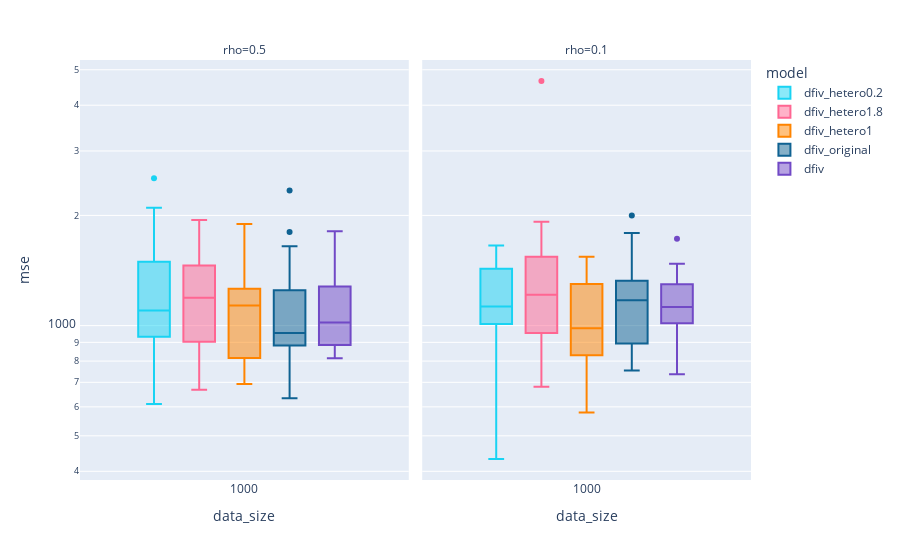

The notebook cell saved with this chart:
### Code cell
fig = px.box(df, x='data_size', y='mse', color='model', log_y=True,
                facet_col='rho', facet_col_wrap=3,
                color_discrete_map = color_discrete_map)
fig.show()

### Figure 1 — Plotly figure (JSON) as saved in the notebook; plotly's stock layout.template omitted (floating-point values rounded to 4 significant figures)
{"data": [{"alignmentgroup": "True", "hovertemplate": "model=dfiv_hetero0.2<br>rho=0.5<br>data_size=%{x}<br>mse=%{y}<extra></extra>", "legendgroup": "dfiv_hetero0.2", "marker": {"color": "#19d3f3"}, "name": "dfiv_hetero0.2", "notched": false, "offsetgroup": "dfiv_hetero0.2", "orientation": "v", "showlegend": true, "type": "box", "x": [1000, 1000, 1000, 1000, 1000, 1000, 1000, 1000, 1000, 1000, 1000, 1000, 1000, 1000, 1000, 1000, 1000, 1000, 1000, 1000], "x0": " ", "xaxis": "x", "y": [927.4, 815.5, 1076.0, 1122.0, 2528.0, 1488.0, 1010.0, 1156.0, 1501.0, 936.0, 1232.0, 1244.0, 2099.0, 611.1, 1043.0, 1788.0, 860.4, 1074.0, 677.1, 1562.0], "y0": " ", "yaxis": "y"}, {"alignmentgroup": "True", "hovertemplate": "model=dfiv_hetero0.2<br>rho=0.1<br>data_size=%{x}<br>mse=%{y}<extra></extra>", "legendgroup": "dfiv_hetero0.2", "marker": {"color": "#19d3f3"}, "name": "dfiv_hetero0.2", "notched": false, "offsetgroup": "dfiv_hetero0.2", "orientation": "v", "showlegend": false, "type": "box", "x": [1000, 1000, 1000, 1000, 1000, 1000, 1000, 1000, 1000, 1000, 1000, 1000, 1000, 1000, 1000, 1000, 1000, 1000, 1000, 1000], "x0": " ", "xaxis": "x2", "y": [1261.0, 1155.0, 1401.0, 1015.0, 1131.0, 1032.0, 1111.0, 983.5, 1460.0, 803.2, 1557.0, 1655.0, 1126.0, 893.0, 432.2, 1458.0, 1133.0, 1091.0, 1549.0, 1005.0], "y0": " ", "yaxis": "y2"}, {"alignmentgroup": "True", "hovertemplate": "model=dfiv_hetero1.8<br>rho=0.5<br>data_size=%{x}<br>mse=%{y}<extra></extra>", "legendgroup": "dfiv_hetero1.8", "marker": {"color": "#FF6692"}, "name": "dfiv_hetero1.8", "notched": false, "offsetgroup": "dfiv_hetero1.8", "orientation": "v", "showlegend": true, "type": "box", "x": [1000, 1000, 1000, 1000, 1000, 1000, 1000, 1000, 1000, 1000, 1000, 1000, 1000, 1000, 1000, 1000, 1000, 1000, 1000, 1000], "x0": " ", "xaxis": "x", "y": [830.5, 1199.0, 984.4, 1186.0, 1216.0, 668.8, 1303.0, 1066.0, 1942.0, 1634.0, 870.5, 1206.0, 1614.0, 667.6, 1053.0, 1625.0, 1644.0, 935.5, 701.6, 1210.0], "y0": " ", "yaxis": "y"}, {"alignmentgroup": "True", "hovertemplate": "model=dfiv_hetero1.8<br>rho=0.1<br>data_size=%{x}<br>mse=%{y}<extra></extra>", "legendgroup": "dfiv_hetero1.8", "marker": {"color": "#FF6692"}, "name": "dfiv_hetero1.8", "notched": false, "offsetgroup": "dfiv_hetero1.8", "orientation": "v", "showlegend": false, "type": "box", "x": [1000, 1000, 1000, 1000, 1000, 1000, 1000, 1000, 1000, 1000, 1000, 1000, 1000, 1000, 1000, 1000, 1000, 1000, 1000, 1000], "x0": " ", "xaxis": "x2", "y": [1511.0, 878.6, 1573.0, 1211.0, 1020.0, 984.6, 1357.0, 1062.0, 1217.0, 4658.0, 1294.0, 1742.0, 1704.0, 680.9, 827.7, 1921.0, 925.0, 1341.0, 1034.0, 925.8], "y0": " ", "yaxis": "y2"}, {"alignmentgroup": "True", "hovertemplate": "model=dfiv_hetero1<br>rho=0.5<br>data_size=%{x}<br>mse=%{y}<extra></extra>", "legendgroup": "dfiv_hetero1", "marker": {"color": "#FF8400"}, "name": "dfiv_hetero1", "notched": false, "offsetgroup": "dfiv_hetero1", "orientation": "v", "showlegend": true, "type": "box", "x": [1000, 1000, 1000, 1000, 1000, 1000, 1000, 1000, 1000, 1000, 1000, 1000, 1000, 1000, 1000, 1000, 1000, 1000, 1000, 1000], "x0": " ", "xaxis": "x", "y": [758.7, 790.1, 765.4, 1252.0, 1144.0, 1268.0, 900.7, 1661.0, 1896.0, 1207.0, 841.6, 693.1, 1187.0, 895.3, 772.9, 1762.0, 1180.0, 1298.0, 1124.0, 931.1], "y0": " ", "yaxis": "y"}, {"alignmentgroup": "True", "hovertemplate": "model=dfiv_hetero1<br>rho=0.1<br>data_size=%{x}<br>mse=%{y}<extra></extra>", "legendgroup": "dfiv_hetero1", "marker": {"color": "#FF8400"}, "name": "dfiv_hetero1", "notched": false, "offsetgroup": "dfiv_hetero1", "orientation": "v", "showlegend": false, "type": "box", "x": [1000, 1000, 1000, 1000, 1000, 1000, 1000, 1000, 1000, 1000, 1000, 1000, 1000, 1000, 1000, 1000, 1000, 1000, 1000, 1000], "x0": " ", "xaxis": "x2", "y": [1168.0, 648.4, 1511.0, 833.3, 1055.0, 849.5, 972.1, 1252.0, 1480.0, 996.2, 1344.0, 1372.0, 1543.0, 578.9, 1048.0, 954.0, 826.4, 891.7, 744.5, 786.9], "y0": " ", "yaxis": "y2"}, {"alignmentgroup": "True", "hovertemplate": "model=dfiv_original<br>rho=0.5<br>data_size=%{x}<br>mse=%{y}<extra></extra>", "legendgroup": "dfiv_original", "marker": {"color": "#0F6292"}, "name": "dfiv_original", "notched": false, "offsetgroup": "dfiv_original", "orientation": "v", "showlegend": true, "type": "box", "x": [1000, 1000, 1000, 1000, 1000, 1000, 1000, 1000, 1000, 1000, 1000, 1000, 1000, 1000, 1000, 1000, 1000, 1000, 1000, 1000], "x0": " ", "xaxis": "x", "y": [952.6, 907.9, 1803.0, 908.4, 878.3, 1182.0, 633.4, 886.7, 779.6, 762.1, 1200.0, 1647.0, 2339.0, 1444.0, 726.6, 957.5, 911.1, 1296.0, 1021.0, 979.0], "y0": " ", "yaxis": "y"}, {"alignmentgroup": "True", "hovertemplate": "model=dfiv_original<br>rho=0.1<br>data_size=%{x}<br>mse=%{y}<extra></extra>", "legendgroup": "dfiv_original", "marker": {"color": "#0F6292"}, "name": "dfiv_original", "notched": false, "offsetgroup": "dfiv_original", "orientation": "v", "showlegend": false, "type": "box", "x": [1000, 1000, 1000, 1000, 1000, 1000, 1000, 1000, 1000, 1000, 1000, 1000, 1000, 1000, 1000, 1000, 1000, 1000, 1000, 1000], "x0": " ", "xaxis": "x2", "y": [832.2, 1196.0, 1651.0, 1258.0, 893.8, 1031.0, 1259.0, 879.6, 1998.0, 1196.0, 1343.0, 1070.0, 1791.0, 754.5, 881.8, 1309.0, 1375.0, 1150.0, 966.9, 892.7], "y0": " ", "yaxis": "y2"}, {"alignmentgroup": "True", "hovertemplate": "model=dfiv<br>rho=0.5<br>data_size=%{x}<br>mse=%{y}<extra></extra>", "legendgroup": "dfiv", "marker": {"color": "#7149C6"}, "name": "dfiv", "notched": false, "offsetgroup": "dfiv", "orientation": "v", "showlegend": true, "type": "box", "x": [1000, 1000, 1000, 1000, 1000, 1000, 1000, 1000, 1000, 1000, 1000, 1000, 1000, 1000, 1000, 1000, 1000, 1000, 1000, 1000], "x0": " ", "xaxis": "x", "y": [1198.0, 1035.0, 859.4, 1270.0, 1265.0, 1020.0, 846.9, 1406.0, 1811.0, 1544.0, 1020.0, 881.9, 1394.0, 887.3, 951.9, 971.0, 813.8, 925.9, 865.6, 1287.0], "y0": " ", "yaxis": "y"}, {"alignmentgroup": "True", "hovertemplate": "model=dfiv<br>rho=0.1<br>data_size=%{x}<br>mse=%{y}<extra></extra>", "legendgroup": "dfiv", "marker": {"color": "#7149C6"}, "name": "dfiv", "notched": false, "offsetgroup": "dfiv", "orientation": "v", "showlegend": false, "type": "box", "x": [1000, 1000, 1000, 1000, 1000, 1000, 1000, 1000, 1000, 1000, 1000, 1000, 1000, 1000, 1000, 1000, 1000, 1000, 1000, 1000], "x0": " ", "xaxis": "x2", "y": [781.3, 1132.0, 924.0, 1234.0, 1069.0, 1265.0, 1071.0, 1112.0, 1313.0, 1283.0, 1727.0, 840.6, 1039.0, 1252.0, 1384.0, 1115.0, 736.4, 1416.0, 991.8, 1476.0], "y0": " ", "yaxis": "y2"}], "layout": {"annotations": [{"font": {}, "showarrow": false, "text": "rho=0.5", "x": 0.245, "xanchor": "center", "xref": "paper", "y": 1, "yanchor": "bottom", "yref": "paper"}, {"font": {}, "showarrow": false, "text": "rho=0.1", "x": 0.755, "xanchor": "center", "xref": "paper", "y": 1, "yanchor": "bottom", "yref": "paper"}], "boxmode": "group", "legend": {"title": {"text": "model"}, "tracegroupgap": 0}, "margin": {"t": 60}, "xaxis": {"anchor": "y", "domain": [0, 0.49], "title": {"text": "data_size"}}, "xaxis2": {"anchor": "y2", "domain": [0.51, 1], "matches": "x", "title": {"text": "data_size"}}, "yaxis": {"anchor": "x", "domain": [0, 1], "title": {"text": "mse"}, "type": "log"}, "yaxis2": {"anchor": "x2", "domain": [0, 1], "matches": "y", "showticklabels": false, "type": "log"}}}
